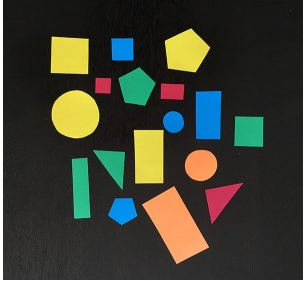
#> input picture find_color/code/test2.png, 304 x 281 px
$ python find_xian.py
#> lines starting #> are read from the running program, lines starting #| are printed output that depends on the picture; after the words box and inside, x2 and y2 are one past the last pixel; in counts of white or black regions, pixels touching at a corner belong together
# coding=utf-8
import cv2
import math
import matplotlib.pyplot as plt

img = cv2.imread('test2.png')
#> img is the input picture: shape (281, 304, 3); mean B, G, R 50.2, 62.9, 61.3
gray = cv2.cvtColor(img, cv2.COLOR_BGR2GRAY)  # 灰度图像
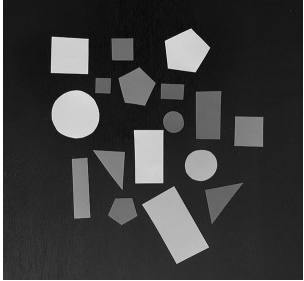
#> gray: shape (281, 304); min 3, max 255, mean 61
# open to see how to use: cv2.Canny
# http://blog.csdn.net/on2way/article/details/46851451
edges = cv2.Canny(gray, 50, 200)
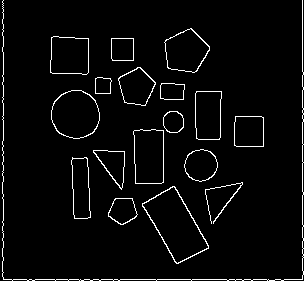
#> edges: shape (281, 304); 3.7% white in thin lines or dots
plt.subplot(121), plt.imshow(edges, 'gray')
plt.xticks([]), plt.yticks([])
# hough transform
lines = cv2.HoughLines(edges, 1, math.pi / 180, 160)
#> lines = [[279, 1.57], [302, 0], [3, 0]]
lines1 = lines[:, 0, :]  # 提取为为二维
#> lines1 = [[279, 1.57], [302, 0], [3, 0]]
for rho, theta in lines1[:]:
    a = math.cos(theta)
    b = math.sin(theta)
    x0 = a * rho
    y0 = b * rho
    x1 = int(x0 + 1000 * (-b))
    y1 = int(y0 + 1000 * a)
    x2 = int(x0 - 1000 * (-b))
    y2 = int(y0 - 1000 * a)
    cv2.line(img, (x1, y1), (x2, y2), (255, 0, 0), 1)
#> this loop made 3 passes
#> (rho, theta, a, b, x0, y0, x1, y1) on passes 1 to 3: (279, 1.57, -4.37e-08, 1, -1.22e-05, 279, -1000, 278), (302, 0, 1, 0, 302, 0, 302, 1000), (3, 0, 1, 0, 3, 0, 3, 1000)
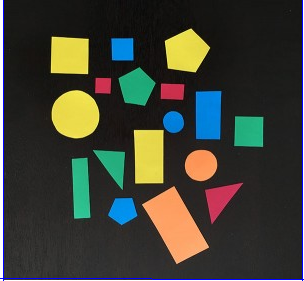
#> img: shape (281, 304, 3); 1.01% of pixels changed, all inside (x1, y1, x2, y2) = (0, 0, 304, 281)

plt.subplot(122), plt.imshow(img, )
plt.xticks([]), plt.yticks([])
cv2.imshow('test2',img)
cv2.waitKey(0)
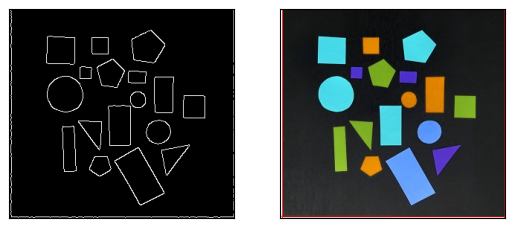
#> figure drawn by matplotlib, 2 panels; B, G, R data is drawn as R, G, B
